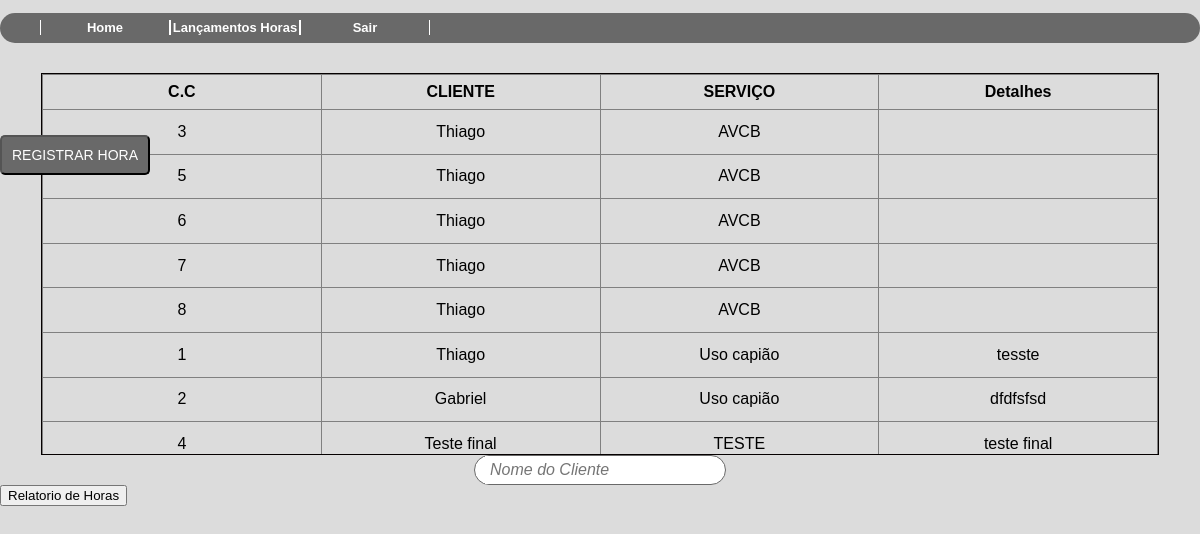
The page /consultacontratohora2.php (signed in) on the database its author committed.
### tables this page shows
CREATE TABLE IF NOT EXISTS `contrato` (
  `ID` int(11) NOT NULL AUTO_INCREMENT,
  `ID_Cliente` int(11) DEFAULT NULL,
  `ID_Servico` int(11) DEFAULT NULL,
  `Detalhes` varchar(500) DEFAULT NULL,
  `PRAZO` date DEFAULT NULL,
  `Valor` decimal(10,0) DEFAULT NULL,
  `qnt_parcela` decimal(10,0) DEFAULT NULL,
  `VENCIMENTO` varchar(2) DEFAULT NULL,
  PRIMARY KEY (`ID`),
  KEY `fk_cli` (`ID_Cliente`),
  KEY `fk_servi` (`ID_Servico`)
);

CREATE TABLE IF NOT EXISTS `cliente` (
  `id` int(11) NOT NULL AUTO_INCREMENT,
  `pessoa` varchar(8) DEFAULT NULL,
  `nome` varchar(50) DEFAULT NULL,
  `cpf` varchar(11) DEFAULT NULL,
  `rg` varchar(9) DEFAULT NULL,
  `cnpj` varchar(14) DEFAULT NULL,
  `razao` varchar(50) DEFAULT NULL,
  `inscricao` int(15) DEFAULT NULL,
  `representante` varchar(50) DEFAULT NULL,
  `sexo` varchar(1) DEFAULT NULL,
  `observacao` varchar(500) DEFAULT NULL,
  `id_parc` int(11) DEFAULT NULL,
  PRIMARY KEY (`id`),
  KEY `fk_parc` (`id_parc`)
);

CREATE TABLE IF NOT EXISTS `servico` (
  `id` int(11) NOT NULL AUTO_INCREMENT,
  `servico` varchar(30) DEFAULT NULL,
  PRIMARY KEY (`id`)
);

### classes/contrato.class.php (called while the page is built, shortened)
<?php
require_once 'Conexao.class.php';
require_once 'funcoes.class.php';
class Contrato{
    public function __construct(){
        $this->con = new conexao();
    }
    public function querySelectcli(){
        try{
            $cst = $this->con->conect()->prepare("SELECT contrato.ID AS CC, cliente.nome AS CLI, servico.servico AS Serv, contrato.Detalhes AS DETALHES,contrato.Valor AS VALOR ,contrato.qnt_parcela AS QNT_PARC ,contrato.VENCIMENTO AS VENC from cliente INNER JOIN contrato ON cliente.id = contrato.ID_Cliente INNER JOIN servico ON contrato.ID_Servico = servico.id;");
            $cst->execute();
            return $cst->fetchAll();
        }catch(PDOException $ex){
        }
    }
}
?>

### classes/Conexao.class.php (called while the page is built)
<?php
class conexao{
    private $usuario;
    private $senha;
    private $banco;
    private $servidor;
    private static $pdo;
    public function __construct(){
        $this->servidor = "localhost";
        $this->banco = "teste2";
        $this->usuario =  "root";
        $this->senha = "";
    }
    public function conect(){
        try{
            if(is_null(self::$pdo)){
                self::$pdo = new PDO("mysql:host=".$this->servidor.";dbname=".$this->banco, $this->usuario, $this->senha);
            }
            return self::$pdo;
        } catch (PDOException $ex) {
			echo $ex->getMessage();
        }
    }
}
?>

### classes/funcoes.class.php (called while the page is built, shortened)
<?php
class funcoes{
    public function tratarCaracter($vlr, $tipo){
        switch($tipo){
            case 1: $rst = utf8_decode($vlr); break;
            case 2: $rst = htmlentities($vlr, ENT_QUOTES, "ISO-8859-1"); break;
        }
        return $rst;
    }
}
?>

### consultacontratohora2.php (the view, shortened to what this page needs)
<?php
    require_once 'classes/funcoes.class.php';
    require_once 'classes/contrato.class.php';
    $objFc = new Funcoes();
    $objfn = new Contrato();
?>
<!DOCTYPE html>
<html lang="pt-br">
<head>
    <link rel="stylesheet" type="text/css" href="style/style2.css">
    <link rel="stylesheet" type="text/css" href="style/style5.css">
</head>
<body>
    <?php include_once("header2.php"); ?>
    <div id="resultado" class="scroll-contrato">
        <table border="1">
            <thead>
                <tr>
                    <th>C.C</th>
                    <th>CLIENTE</th>
                    <th>SERVIÇO</th>
                    <th>Detalhes</th>
                </tr>
            </thead>
            <tbody>
            <?php foreach($objfn->querySelectcli() as $rst){ ?>
                <tr>
                    <td> <?php echo ($objFc->tratarCaracter($rst['CC'], 1)) ?> </td>
                    <td> <?php echo ($objFc->tratarCaracter($rst['CLI'], 2)) ?> </td>
                    <td> <?php echo ($objFc->tratarCaracter($rst['Serv'], 2)) ?> </td>
                    <td> <?php echo ($objFc->tratarCaracter($rst['DETALHES'], 2)) ?> </td>
                </tr>
                <?php } ?>
        </table>
    </div>
    <form action="processacontrato.php">
        <div class="search2">
        <input type="text" name="campo"  id="campo" placeholder="Nome do Cliente" >
        </div>
    </form>
    <input type="submit" class="btn-cad" value="Registrar Hora" />
    <input type="button" value="Relatorio de Horas" />
</body>
</html>

### Style/style2.css (style rules this page uses)
html { width: 100%; height: 100% }
body { margin: 0; background-color: #DCDCDC; font-family: 'Trebuchet MS', 'Lucida Sans Unicode', 'Lucida Grande', 'Lucida Sans', Arial, sans-serif }
.scroll-contrato { overflow: scroll; overflow: auto; border: solid 1px #050000; margin: 30px; margin-left: auto; margin-right: auto; width: 93%; height: 380px; }
.scroll-contrato table { width: 100%; table-layout: fixed; text-align: center; border-collapse: collapse; }
.scroll-contrato table tr th { padding: .5em; margin: 0; text-align: center; }
.scroll-contrato table td { padding: .8em; }
.search2 { background-color: rgb(255, 255, 255); border: solid 1px #696969; border-radius: 15px; width: 250px; margin: auto; margin-top: -30px; cursor: pointer; }
.search2 input { font-style: italic; font-size: 16px; background-color: rgb(255, 255, 255); border: none; margin-left: 10px; padding: 5px; cursor: pointer; }

### Style/style5.css (style rules this page uses)
html { width: 100%; height: 100% }
body { margin: 0; background-color: #DCDCDC; font-family: 'Trebuchet MS', 'Lucida Sans Unicode', 'Lucida Grande', 'Lucida Sans', Arial, sans-serif }
.scroll-contrato { overflow: scroll; overflow: auto; border: solid 1px #050000; margin: 30px; margin-left: auto; margin-right: auto; width: 93%; height: 380px; }
.scroll-contrato table { width: 100%; table-layout: fixed; text-align: center; border-collapse: collapse; }
.scroll-contrato table tr th { padding: .5em; margin: 0; text-align: center; }
.scroll-contrato table td { padding: .8em; }
.search2 { background-color: rgb(255, 255, 255); border: solid 1px #696969; border-radius: 15px; width: 250px; margin: auto; margin-top: -30px; cursor: pointer; }
.search2 input { font-style: italic; font-size: 16px; background-color: rgb(255, 255, 255); border: none; margin-left: 10px; padding: 5px; cursor: pointer; }
.btn-cad { position: relative; float: left; margin: 0%; margin-top: -350px; margin-left: 0px; padding: 10px; border-radius: 5px; background-color: #696969; font-family: Arial; font-size: 14px; color: white; text-transform: uppercase; cursor: pointer; }

### Style/style.css (style rules this page uses)
body { background-color: #DCDCDC; }

### rows shown on the page
contrato: ID "3", ID_Cliente.nome "Thiago", ID_Servico.servico "AVCB"
contrato: ID "5", ID_Cliente.nome "Thiago", ID_Servico.servico "AVCB"
contrato: ID "6", ID_Cliente.nome "Thiago", ID_Servico.servico "AVCB"
contrato: ID "7", ID_Cliente.nome "Thiago", ID_Servico.servico "AVCB"
contrato: ID "8", ID_Cliente.nome "Thiago", ID_Servico.servico "AVCB"
contrato: ID "1", ID_Cliente.nome "Thiago", ID_Servico.servico "Uso capião", Detalhes "tesste"
contrato: ID "2", ID_Cliente.nome "Gabriel", ID_Servico.servico "Uso capião", Detalhes "dfdfsfsd"
contrato: ID "4", ID_Cliente.nome "Teste final", ID_Servico.servico "TESTE", Detalhes "teste final"
